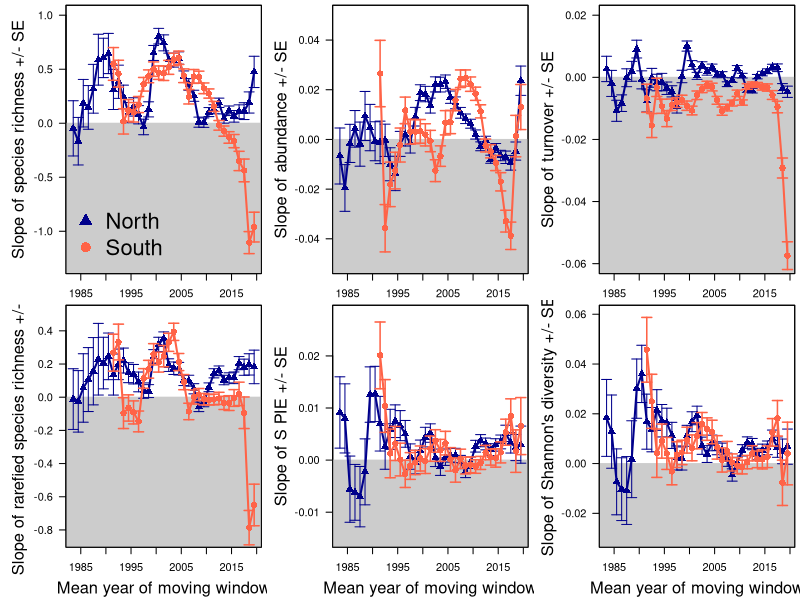

Recreate this plot in R.
##Set working directory
#setwd("C:/Users/ewelti/Desktop/aquatic_data/movingWindow")
#setwd(dir = "C:/Users/Ellen/Desktop/aquatic_data/movingWindow")


# attach data
go <- read.csv("plots/movingWindow/NorthSouthMovingWindow.csv", header=T) # change file name according to the time series to be analyzed
head(go)

par(mfrow=c(2,3),mar=c(2,5,0.4,0.4))
##
gg <- go[which(go$site_count > 49),]
goo <- gg[!is.na(gg$sppRich),]
head(goo)

nor <- goo[ which(goo$Lat50N=='north'), ]
head(nor)
nor <- nor[order(nor$meanyear),]

sou <- goo[ which(goo$Lat50N=='south'), ]
head(sou)
sou <- sou[order(sou$meanyear),]
######################################################################################
##sppRich
plot(goo$sppRich~goo$meanyear,ylab="", xlab="",
cex=1.5, type="n", las=1, ylim=c(-1.3,1))
title(xlab="Mean year of moving window", line=3,cex.lab=1.5)
title(ylab="Slope of species richness +/- SE", line=3,cex.lab=1.5)
polygon(x = c(0, 0, 2040, 2040), y = c(-10, 0, 0, -10), col = "grey80",border = "grey80") #abline(h=0,lty=2)
box()
#
nor$se_sppRich<-as.numeric(nor$se_sppRich)
points(nor$sppRich~nor$meanyear,pch=17, col="darkblue",cex=1.3)
points(nor$sppRich~nor$meanyear,type="l",lwd=2, col="darkblue")
arrows(nor$meanyear, nor$sppRich-nor$se_sppRich, 
nor$meanyear, nor$sppRich+nor$se_sppRich, length=0.05, angle=90, code=3,lwd=1,col="darkblue")
####
sou$se_sppRich<-as.numeric(sou$se_sppRich)
points(sou$sppRich~sou$meanyear,pch=16, col="tomato",cex=1.3)
points(sou$sppRich~sou$meanyear,type="l",lwd=2,col="tomato")
arrows(sou$meanyear, sou$sppRich-sou$se_sppRich, 
sou$meanyear, sou$sppRich+sou$se_sppRich, length=0.05, angle=90, code=3,lwd=1.5,col="tomato")
#
legend("bottomleft", legend=c("North","South"),pch=c(17,16),col=c("darkblue","tomato"),bty="n",cex=2)

######################################################################################
##abun
plot(goo$abun~goo$meanyear,ylab="", xlab="",
cex=1.5, type="n", las=1, ylim=c(-0.05,0.05))
title(xlab="Mean year of moving window", line=3,cex.lab=1.5)
title(ylab="Slope of abundance +/- SE", line=3.3,cex.lab=1.5)
polygon(x = c(0, 0, 2040, 2040), y = c(-10, 0, 0, -10), col = "grey80",border = "grey80") #abline(h=0,lty=2)
box()
#
nor$se_abun<-as.numeric(nor$se_abun)
points(nor$abun~nor$meanyear,pch=17, col="darkblue",cex=1.3)
points(nor$abun~nor$meanyear,type="l",lwd=2, col="darkblue")
arrows(nor$meanyear, nor$abun-nor$se_abun, 
nor$meanyear, nor$abun+nor$se_abun, length=0.05, angle=90, code=3,lwd=1,col="darkblue")
####
sou$se_abun<-as.numeric(sou$se_abun)
points(sou$abun~sou$meanyear,pch=16, col="tomato",cex=1.3)
points(sou$abun~sou$meanyear,type="l",lwd=2,col="tomato")
arrows(sou$meanyear, sou$abun-sou$se_abun, 
sou$meanyear, sou$abun+sou$se_abun, length=0.05, angle=90, code=3,lwd=1.5,col="tomato")
#
#legend("bottomleft", legend=c("North","South"),pch=c(17,16),col=c("darkblue","tomato"),bty="n",cex=2)
######################################################################################
##turnover
plot(goo$turnover~goo$meanyear,ylab="", xlab="",
cex=1.5, type="n", las=1, ylim=c(-0.06,0.02))
title(xlab="Mean year of moving window", line=2.7,cex.lab=1.5)
title(ylab="Slope of turnover +/- SE", line=3.3,cex.lab=1.5)
polygon(x = c(0, 0, 2040, 2040), y = c(-10, 0, 0, -10), col = "grey80",border = "grey80") #abline(h=0,lty=2)
box()
#
nor$se_turnover<-as.numeric(nor$se_turnover)
points(nor$turnover~nor$meanyear,pch=17, col="darkblue",cex=1.3)
points(nor$turnover~nor$meanyear,type="l",lwd=2, col="darkblue")
arrows(nor$meanyear, nor$turnover-nor$se_turnover, 
nor$meanyear, nor$turnover+nor$se_turnover, length=0.05, angle=90, code=3,lwd=1,col="darkblue")
####
sou$se_turnover<-as.numeric(sou$se_turnover)
points(sou$turnover~sou$meanyear,pch=16, col="tomato",cex=1.3)
points(sou$turnover~sou$meanyear,type="l",lwd=2,col="tomato")
arrows(sou$meanyear, sou$turnover-sou$se_turnover, 
sou$meanyear, sou$turnover+sou$se_turnover, length=0.05, angle=90, code=3,lwd=1.5,col="tomato")
#
#legend("bottomleft", legend=c("North","South"),pch=c(17,16),col=c("darkblue","tomato"),bty="n",cex=2)
#####################################################################################
par(mar=c(4,5,0.4,0.4))
##sppRichRare
plot(goo$sppRichRare~goo$meanyear,ylab="", xlab="",
cex=1.5, type="n", las=1, ylim=c(-0.85,0.5))
title(xlab="Mean year of moving window", line=2.7,cex.lab=1.5)
title(ylab="Slope of rarefied species richness +/- SE", line=3,cex.lab=1.5)
polygon(x = c(0, 0, 2040, 2040), y = c(-10, 0, 0, -10), col = "grey80",border = "grey80") #abline(h=0,lty=2)
box()
#
nor$se_sppRichRare<-as.numeric(nor$se_sppRichRare)
points(nor$sppRichRare~nor$meanyear,pch=17, col="darkblue",cex=1.3)
points(nor$sppRichRare~nor$meanyear,type="l",lwd=2, col="darkblue")
arrows(nor$meanyear, nor$sppRichRare-nor$se_sppRichRare, 
nor$meanyear, nor$sppRichRare+nor$se_sppRichRare, length=0.05, angle=90, code=3,lwd=1,col="darkblue")
####
sou$se_sppRichRare<-as.numeric(sou$se_sppRichRare)
points(sou$sppRichRare~sou$meanyear,pch=16, col="tomato",cex=1.3)
points(sou$sppRichRare~sou$meanyear,type="l",lwd=2,col="tomato")
arrows(sou$meanyear, sou$sppRichRare-sou$se_sppRichRare, 
sou$meanyear, sou$sppRichRare+sou$se_sppRichRare, length=0.05, angle=90, code=3,lwd=1.5,col="tomato")
#
#legend("bottomleft", legend=c("North","South"),pch=c(17,16),col=c("darkblue","tomato"),bty="n",cex=2)
################################################################################
##S_PIE
plot(goo$S_PIE~goo$meanyear,ylab="", xlab="",
cex=1.5, type="n", las=1, ylim=c(-0.015,0.028))
title(xlab="Mean year of moving window", line=2.7,cex.lab=1.5)
title(ylab="Slope of S PIE +/- SE", line=3.3,cex.lab=1.5)
polygon(x = c(0, 0, 2040, 2040), y = c(-10, 0, 0, -10), col = "grey80",border = "grey80") #abline(h=0,lty=2)
box()
#
nor$se_S_PIE<-as.numeric(nor$se_S_PIE)
points(nor$S_PIE~nor$meanyear,pch=17, col="darkblue",cex=1.3)
points(nor$S_PIE~nor$meanyear,type="l",lwd=2, col="darkblue")
arrows(nor$meanyear, nor$S_PIE-nor$se_S_PIE, 
nor$meanyear, nor$S_PIE+nor$se_S_PIE, length=0.05, angle=90, code=3,lwd=1,col="darkblue")
####
sou$se_S_PIE<-as.numeric(sou$se_S_PIE)
points(sou$S_PIE~sou$meanyear,pch=16, col="tomato",cex=1.3)
points(sou$S_PIE~sou$meanyear,type="l",lwd=2,col="tomato")
arrows(sou$meanyear, sou$S_PIE-sou$se_S_PIE, 
sou$meanyear, sou$S_PIE+sou$se_S_PIE, length=0.05, angle=90, code=3,lwd=1.5,col="tomato")
#
#legend("bottomleft", legend=c("North","South"),pch=c(17,16),col=c("darkblue","tomato"),bty="n",cex=2)
#####################################################################################
##ShanH
plot(goo$ShanH~goo$meanyear,ylab="", xlab="",
cex=1.5, type="n", las=1, ylim=c(-0.03,0.06))
title(xlab="Mean year of moving window", line=2.7,cex.lab=1.5)
title(ylab="Slope of Shannon's diversity +/- SE", line=3.3,cex.lab=1.5)
polygon(x = c(0, 0, 2040, 2040), y = c(-10, 0, 0, -10), col = "grey80",border = "grey80") #abline(h=0,lty=2)
box()
#
nor$se_ShanH<-as.numeric(nor$se_ShanH)
points(nor$ShanH~nor$meanyear,pch=17, col="darkblue",cex=1.3)
points(nor$ShanH~nor$meanyear,type="l",lwd=2, col="darkblue")
arrows(nor$meanyear, nor$ShanH-nor$se_ShanH, 
nor$meanyear, nor$ShanH+nor$se_ShanH, length=0.05, angle=90, code=3,lwd=1,col="darkblue")
####
sou$se_ShanH<-as.numeric(sou$se_ShanH)
points(sou$ShanH~sou$meanyear,pch=16, col="tomato",cex=1.3)
points(sou$ShanH~sou$meanyear,type="l",lwd=2,col="tomato")
arrows(sou$meanyear, sou$ShanH-sou$se_ShanH, 
sou$meanyear, sou$ShanH+sou$se_ShanH, length=0.05, angle=90, code=3,lwd=1.5,col="tomato")
#
#legend("bottomleft", legend=c("North","South"),pch=c(17,16),col=c("darkblue","tomato"),bty="n",cex=2)
##
